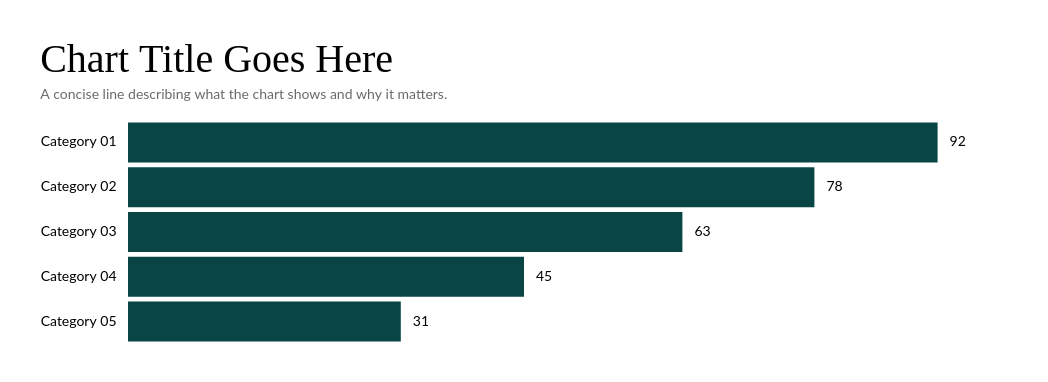

Express this chart as Vega-Lite.
### Vega-Lite specification from a JSON file in a GitHub repository (floating-point values rounded to 4 significant figures)
{"$schema": "https://vega.github.io/schema/vega-lite/v5.json", "description": "MyVault Horizontal Bar Chart — fixture (Figma reference 70:8480). Card 960x451, gradient.mist surface, 5 rows.", "background": "transparent", "padding": 40, "width": 880, "config": {"background": "transparent", "padding": 0, "font": "Lato", "view": {"stroke": null, "fill": null}, "axis": {"labelFont": "Lato", "labelFontSize": 14, "labelFontWeight": 400, "labelColor": "#000000", "labelPadding": 0, "domain": false, "ticks": false, "grid": false, "title": null}}, "title": {"text": "Chart Title Goes Here", "subtitle": "A concise line describing what the chart shows and why it matters.", "anchor": "start", "offset": 20, "font": "PT Serif", "fontSize": 40, "fontWeight": 400, "color": "#000000", "subtitleFont": "Lato", "subtitleFontSize": 14, "subtitleFontWeight": 400, "subtitleColor": "#696969", "subtitlePadding": 8, "lineHeight": 50}, "data": {"values": [{"category": "Category 01", "value": 92}, {"category": "Category 02", "value": 78}, {"category": "Category 03", "value": 63}, {"category": "Category 04", "value": 45}, {"category": "Category 05", "value": 31}]}, "layer": [{"mark": {"type": "bar", "color": "#094545", "cornerRadius": 0, "height": 40}, "encoding": {"y": {"field": "category", "type": "nominal", "axis": {"labelAlign": "right", "labelPadding": 12, "labelFontSize": 14, "labelColor": "#000000", "domain": false, "ticks": false, "title": null}, "scale": {"paddingInner": 0.09, "paddingOuter": 0}}, "x": {"field": "value", "type": "quantitative", "axis": null, "scale": {"domain": [0, 100], "nice": false}}}}, {"mark": {"type": "text", "align": "left", "baseline": "middle", "dx": 12, "fontSize": 14, "font": "Lato", "color": "#000000"}, "encoding": {"y": {"field": "category", "type": "nominal"}, "x": {"field": "value", "type": "quantitative"}, "text": {"field": "value", "type": "quantitative"}}}], "height": 220}
